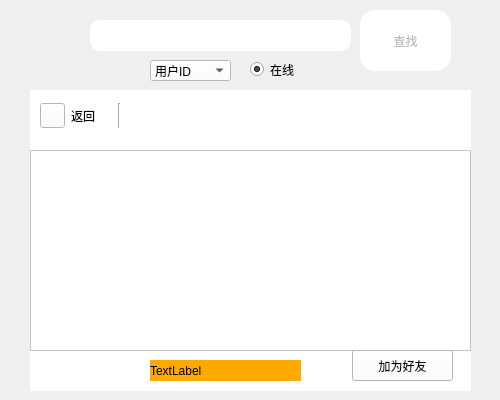
<?xml version="1.0" encoding="UTF-8"?>
<ui version="4.0">
 <class>Dialog</class>
 <widget class="QDialog" name="Dialog">
  <property name="geometry">
   <rect>
    <x>0</x>
    <y>0</y>
    <width>500</width>
    <height>400</height>
   </rect>
  </property>
  <property name="windowTitle">
   <string>Dialog</string>
  </property>
  <property name="windowIcon">
   <iconset>
    <normalon>:/image/KSSA_Icon.png</normalon>
   </iconset>
  </property>
  <widget class="QPushButton" name="findpushButton">
   <property name="enabled">
    <bool>false</bool>
   </property>
   <property name="geometry">
    <rect>
     <x>360</x>
     <y>10</y>
     <width>91</width>
     <height>61</height>
    </rect>
   </property>
   <property name="styleSheet">
    <string notr="true">border-radius:15px;
font: 11pt &quot;黑体&quot;;
background-color: rgb(255, 255, 255);
</string>
   </property>
   <property name="text">
    <string>查找</string>
   </property>
  </widget>
  <widget class="QLineEdit" name="findlineEdit">
   <property name="geometry">
    <rect>
     <x>90</x>
     <y>20</y>
     <width>261</width>
     <height>31</height>
    </rect>
   </property>
   <property name="styleSheet">
    <string notr="true">border-radius:10px;
</string>
   </property>
  </widget>
  <widget class="QRadioButton" name="onlineradioButton">
   <property name="geometry">
    <rect>
     <x>250</x>
     <y>60</y>
     <width>59</width>
     <height>19</height>
    </rect>
   </property>
   <property name="styleSheet">
    <string notr="true">selection-color: rgb(85, 255, 255);
font: 9pt &quot;黑体&quot;;</string>
   </property>
   <property name="text">
    <string>在线</string>
   </property>
   <property name="checked">
    <bool>true</bool>
   </property>
  </widget>
  <widget class="QComboBox" name="typecomboBox">
   <property name="geometry">
    <rect>
     <x>150</x>
     <y>60</y>
     <width>81</width>
     <height>21</height>
    </rect>
   </property>
   <property name="styleSheet">
    <string notr="true">background-color: rgb(255, 255, 255);
font: 7pt &quot;黑体&quot;;
gridline-color: rgb(85, 255, 255);</string>
   </property>
   <item>
    <property name="text">
     <string>用户ID</string>
    </property>
   </item>
   <item>
    <property name="text">
     <string>昵称</string>
    </property>
   </item>
  </widget>
  <widget class="QLabel" name="background">
   <property name="geometry">
    <rect>
     <x>0</x>
     <y>0</y>
     <width>500</width>
     <height>400</height>
    </rect>
   </property>
   <property name="styleSheet">
    <string notr="true">border-image: url(:/src/image/addfriend-back.jpg);</string>
   </property>
   <property name="frameShape">
    <enum>QFrame::NoFrame</enum>
   </property>
   <property name="lineWidth">
    <number>1</number>
   </property>
   <property name="text">
    <string/>
   </property>
  </widget>
  <widget class="QWidget" name="resultwidget" native="true">
   <property name="geometry">
    <rect>
     <x>30</x>
     <y>90</y>
     <width>441</width>
     <height>301</height>
    </rect>
   </property>
   <property name="styleSheet">
    <string notr="true">background-color: rgb(255, 255, 255);

</string>
   </property>
   <widget class="QWidget" name="layoutWidget">
    <property name="geometry">
     <rect>
      <x>10</x>
      <y>10</y>
      <width>81</width>
      <height>31</height>
     </rect>
    </property>
    <layout class="QGridLayout" name="gridLayout">
     <item row="0" column="2">
      <widget class="Line" name="line">
       <property name="orientation">
        <enum>Qt::Vertical</enum>
       </property>
      </widget>
     </item>
     <item row="0" column="0">
      <widget class="QPushButton" name="gobackButton">
       <property name="minimumSize">
        <size>
         <width>25</width>
         <height>25</height>
        </size>
       </property>
       <property name="maximumSize">
        <size>
         <width>25</width>
         <height>25</height>
        </size>
       </property>
       <property name="styleSheet">
        <string notr="true">border-image: url(:/src/image/goback.png);</string>
       </property>
       <property name="text">
        <string/>
       </property>
      </widget>
     </item>
     <item row="0" column="1">
      <widget class="QLabel" name="gobacklabel">
       <property name="styleSheet">
        <string notr="true">border-image: \*url();
font: 9pt &quot;黑体&quot;;</string>
       </property>
       <property name="text">
        <string>返回</string>
       </property>
      </widget>
     </item>
    </layout>
   </widget>
   <widget class="QListWidget" name="Resultlist">
    <property name="geometry">
     <rect>
      <x>0</x>
      <y>60</y>
      <width>441</width>
      <height>201</height>
     </rect>
    </property>
   </widget>
   <widget class="QPushButton" name="FixButton">
    <property name="geometry">
     <rect>
      <x>322</x>
      <y>260</y>
      <width>101</width>
      <height>31</height>
     </rect>
    </property>
    <property name="styleSheet">
     <string notr="true">color:white;
border-radius:5px;
background-color: rgb(255, 85, 0);
border:none;
border-image: \*url();</string>
    </property>
    <property name="text">
     <string>加为好友</string>
    </property>
   </widget>
   <widget class="QLabel" name="Resultlabel">
    <property name="geometry">
     <rect>
      <x>120</x>
      <y>270</y>
      <width>151</width>
      <height>21</height>
     </rect>
    </property>
    <property name="styleSheet">
     <string notr="true">background-color: rgb(255, 170, 0);
color: rgb(0, 0, 0);</string>
    </property>
    <property name="text">
     <string>TextLabel</string>
    </property>
   </widget>
  </widget>
  <zorder>background</zorder>
  <zorder>findpushButton</zorder>
  <zorder>findlineEdit</zorder>
  <zorder>onlineradioButton</zorder>
  <zorder>typecomboBox</zorder>
  <zorder>resultwidget</zorder>
 </widget>
 <resources/>
 <connections/>
 <slots>
  <slot>on_findlineEdit_textChanged(QString)</slot>
  <slot>on_findpushButton_clicked()</slot>
  <slot>on_typecomboBox_activated(QString)</slot>
  <slot>on_onlineradioButton_clicked(bool)</slot>
 </slots>
</ui>
